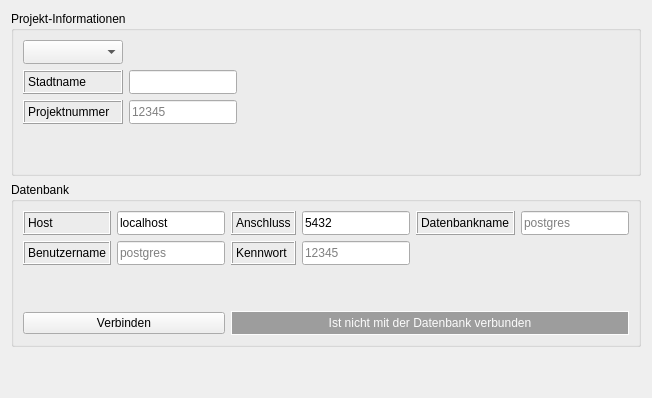
     <widget class="QWidget" name="tab_7">
      <attribute name="title">
       <string>Konfig</string>
      </attribute>
      <layout class="QGridLayout" name="gridLayout_25">
       <item row="0" column="0">
        <widget class="QGroupBox" name="groupBox_5">
         <property name="minimumSize">
          <size>
           <width>0</width>
           <height>0</height>
          </size>
         </property>
         <property name="title">
          <string>Projekt-Informationen</string>
         </property>
         <layout class="QGridLayout" name="gridLayout_12">
          <item row="2" column="2">
           <widget class="QLineEdit" name="planAreaNameLineEdit">
            <property name="sizePolicy">
             <sizepolicy hsizetype="Minimum" vsizetype="Fixed">
              <horstretch>0</horstretch>
              <verstretch>0</verstretch>
             </sizepolicy>
            </property>
            <property name="minimumSize">
             <size>
              <width>0</width>
              <height>24</height>
             </size>
            </property>
            <property name="maximumSize">
             <size>
              <width>16777215</width>
              <height>28</height>
             </size>
            </property>
            <property name="inputMask">
             <string/>
            </property>
            <property name="placeholderText">
             <string/>
            </property>
           </widget>
          </item>
          <item row="0" column="1">
           <widget class="QComboBox" name="planAreaTypeComboBox">
            <property name="sizePolicy">
             <sizepolicy hsizetype="Minimum" vsizetype="Fixed">
              <horstretch>0</horstretch>
              <verstretch>0</verstretch>
             </sizepolicy>
            </property>
            <property name="minimumSize">
             <size>
              <width>100</width>
              <height>24</height>
             </size>
            </property>
            <property name="maximumSize">
             <size>
              <width>16777215</width>
              <height>28</height>
             </size>
            </property>
           </widget>
          </item>
          <item row="3" column="2">
           <widget class="QLineEdit" name="projectNumberLineEdit">
            <property name="sizePolicy">
             <sizepolicy hsizetype="Minimum" vsizetype="Fixed">
              <horstretch>0</horstretch>
              <verstretch>0</verstretch>
             </sizepolicy>
            </property>
            <property name="minimumSize">
             <size>
              <width>0</width>
              <height>24</height>
             </size>
            </property>
            <property name="maximumSize">
             <size>
              <width>16777215</width>
              <height>28</height>
             </size>
            </property>
            <property name="placeholderText">
             <string>12345</string>
            </property>
           </widget>
          </item>
          <item row="2" column="1">
           <widget class="QLabel" name="planAreaNameLabel">
            <property name="sizePolicy">
             <sizepolicy hsizetype="Minimum" vsizetype="Fixed">
              <horstretch>0</horstretch>
              <verstretch>0</verstretch>
             </sizepolicy>
            </property>
            <property name="minimumSize">
             <size>
              <width>0</width>
              <height>24</height>
             </size>
            </property>
            <property name="maximumSize">
             <size>
              <width>16777215</width>
              <height>28</height>
             </size>
            </property>
            <property name="frameShape">
             <enum>QFrame::Box</enum>
            </property>
            <property name="frameShadow">
             <enum>QFrame::Raised</enum>
            </property>
            <property name="text">
             <string>Stadtname</string>
            </property>
           </widget>
          </item>
          <item row="3" column="1">
           <widget class="QLabel" name="label_3">
            <property name="sizePolicy">
             <sizepolicy hsizetype="Minimum" vsizetype="Fixed">
              <horstretch>0</horstretch>
              <verstretch>0</verstretch>
             </sizepolicy>
            </property>
            <property name="minimumSize">
             <size>
              <width>0</width>
              <height>24</height>
             </size>
            </property>
            <property name="maximumSize">
             <size>
              <width>16777215</width>
              <height>28</height>
             </size>
            </property>
            <property name="frameShape">
             <enum>QFrame::Box</enum>
            </property>
            <property name="frameShadow">
             <enum>QFrame::Raised</enum>
            </property>
            <property name="text">
             <string>Projektnummer</string>
            </property>
           </widget>
          </item>
          <item row="3" column="3">
           <spacer name="horizontalSpacer_7">
            <property name="orientation">
             <enum>Qt::Horizontal</enum>
            </property>
            <property name="sizeHint" stdset="0">
             <size>
              <width>40</width>
              <height>20</height>
             </size>
            </property>
           </spacer>
          </item>
          <item row="4" column="1">
           <spacer name="verticalSpacer_16">
            <property name="orientation">
             <enum>Qt::Vertical</enum>
            </property>
            <property name="sizeHint" stdset="0">
             <size>
              <width>20</width>
              <height>40</height>
             </size>
            </property>
           </spacer>
          </item>
         </layout>
        </widget>
       </item>
       <item row="2" column="0">
        <spacer name="verticalSpacer_18">
         <property name="orientation">
          <enum>Qt::Vertical</enum>
         </property>
         <property name="sizeHint" stdset="0">
          <size>
           <width>20</width>
           <height>40</height>
          </size>
         </property>
        </spacer>
       </item>
       <item row="1" column="0">
        <widget class="QGroupBox" name="groupBox_6">
         <property name="title">
          <string>Datenbank</string>
         </property>
         <layout class="QGridLayout" name="gridLayout_24">
          <item row="0" column="1">
           <widget class="QLineEdit" name="configHostLineEdit">
            <property name="sizePolicy">
             <sizepolicy hsizetype="Minimum" vsizetype="Fixed">
              <horstretch>0</horstretch>
              <verstretch>0</verstretch>
             </sizepolicy>
            </property>
            <property name="minimumSize">
             <size>
              <width>0</width>
              <height>24</height>
             </size>
            </property>
            <property name="maximumSize">
             <size>
              <width>16777215</width>
              <height>28</height>
             </size>
            </property>
            <property name="inputMask">
             <string/>
            </property>
            <property name="text">
             <string>localhost</string>
            </property>
            <property name="placeholderText">
             <string/>
            </property>
           </widget>
          </item>
          <item row="0" column="3">
           <widget class="QLineEdit" name="configPortLineEdit">
            <property name="sizePolicy">
             <sizepolicy hsizetype="Minimum" vsizetype="Fixed">
              <horstretch>0</horstretch>
              <verstretch>0</verstretch>
             </sizepolicy>
            </property>
            <property name="minimumSize">
             <size>
              <width>0</width>
              <height>24</height>
             </size>
            </property>
            <property name="maximumSize">
             <size>
              <width>16777215</width>
              <height>28</height>
             </size>
            </property>
            <property name="mouseTracking">
             <bool>false</bool>
            </property>
            <property name="inputMask">
             <string/>
            </property>
            <property name="text">
             <string>5432</string>
            </property>
            <property name="placeholderText">
             <string/>
            </property>
           </widget>
          </item>
          <item row="0" column="0">
           <widget class="QLabel" name="hostLabel">
            <property name="sizePolicy">
             <sizepolicy hsizetype="Minimum" vsizetype="Fixed">
              <horstretch>0</horstretch>
              <verstretch>0</verstretch>
             </sizepolicy>
            </property>
            <property name="minimumSize">
             <size>
              <width>0</width>
              <height>24</height>
             </size>
            </property>
            <property name="maximumSize">
             <size>
              <width>16777215</width>
              <height>28</height>
             </size>
            </property>
            <property name="frameShape">
             <enum>QFrame::Box</enum>
            </property>
            <property name="frameShadow">
             <enum>QFrame::Raised</enum>
            </property>
            <property name="text">
             <string>Host</string>
            </property>
           </widget>
          </item>
          <item row="1" column="1">
           <widget class="QLineEdit" name="configUserLineEdit">
            <property name="sizePolicy">
             <sizepolicy hsizetype="Minimum" vsizetype="Fixed">
              <horstretch>0</horstretch>
              <verstretch>0</verstretch>
             </sizepolicy>
            </property>
            <property name="minimumSize">
             <size>
              <width>0</width>
              <height>24</height>
             </size>
            </property>
            <property name="maximumSize">
             <size>
              <width>16777215</width>
              <height>28</height>
             </size>
            </property>
            <property name="inputMask">
             <string/>
            </property>
            <property name="placeholderText">
             <string>postgres</string>
            </property>
           </widget>
          </item>
          <item row="2" column="0">
           <spacer name="verticalSpacer_19">
            <property name="orientation">
             <enum>Qt::Vertical</enum>
            </property>
            <property name="sizeHint" stdset="0">
             <size>
              <width>20</width>
              <height>40</height>
             </size>
            </property>
           </spacer>
          </item>
          <item row="3" column="2" colspan="4">
           <widget class="QLabel" name="configDbConnectionLabel">
            <property name="sizePolicy">
             <sizepolicy hsizetype="Expanding" vsizetype="Fixed">
              <horstretch>0</horstretch>
              <verstretch>0</verstretch>
             </sizepolicy>
            </property>
            <property name="minimumSize">
             <size>
              <width>0</width>
              <height>24</height>
             </size>
            </property>
            <property name="maximumSize">
             <size>
              <width>16777215</width>
              <height>28</height>
             </size>
            </property>
            <property name="styleSheet">
             <string notr="true">background-color: rgb(157, 157, 157);
color: rgb(252, 252, 252);</string>
            </property>
            <property name="frameShape">
             <enum>QFrame::Panel</enum>
            </property>
            <property name="frameShadow">
             <enum>QFrame::Plain</enum>
            </property>
            <property name="text">
             <string>Ist nicht mit der Datenbank verbunden</string>
            </property>
            <property name="alignment">
             <set>Qt::AlignCenter</set>
            </property>
           </widget>
          </item>
          <item row="1" column="3">
           <widget class="QLineEdit" name="configPassLineEdit">
            <property name="sizePolicy">
             <sizepolicy hsizetype="Minimum" vsizetype="Fixed">
              <horstretch>0</horstretch>
              <verstretch>0</verstretch>
             </sizepolicy>
            </property>
            <property name="minimumSize">
             <size>
              <width>0</width>
              <height>24</height>
             </size>
            </property>
            <property name="maximumSize">
             <size>
              <width>16777215</width>
              <height>28</height>
             </size>
            </property>
            <property name="inputMask">
             <string/>
            </property>
            <property name="echoMode">
             <enum>QLineEdit::Password</enum>
            </property>
            <property name="placeholderText">
             <string>12345</string>
            </property>
           </widget>
          </item>
          <item row="0" column="5">
           <widget class="QLineEdit" name="configDbNameLineEdit">
            <property name="sizePolicy">
             <sizepolicy hsizetype="Minimum" vsizetype="Fixed">
              <horstretch>0</horstretch>
              <verstretch>0</verstretch>
             </sizepolicy>
            </property>
            <property name="minimumSize">
             <size>
              <width>0</width>
              <height>24</height>
             </size>
            </property>
            <property name="maximumSize">
             <size>
              <width>16777215</width>
              <height>28</height>
             </size>
            </property>
            <property name="inputMask">
             <string/>
            </property>
            <property name="placeholderText">
             <string>postgres</string>
            </property>
           </widget>
          </item>
          <item row="1" column="2">
           <widget class="QLabel" name="planAreaNameLabel_6">
            <property name="sizePolicy">
             <sizepolicy hsizetype="Minimum" vsizetype="Fixed">
              <horstretch>0</horstretch>
              <verstretch>0</verstretch>
             </sizepolicy>
            </property>
            <property name="minimumSize">
             <size>
              <width>0</width>
              <height>24</height>
             </size>
            </property>
            <property name="maximumSize">
             <size>
              <width>16777215</width>
              <height>28</height>
             </size>
            </property>
            <property name="frameShape">
             <enum>QFrame::Box</enum>
            </property>
            <property name="frameShadow">
             <enum>QFrame::Raised</enum>
            </property>
            <property name="text">
             <string>Kennwort</string>
            </property>
           </widget>
          </item>
          <item row="3" column="0" colspan="2">
           <widget class="QPushButton" name="configDbConnectionButton">
            <property name="sizePolicy">
             <sizepolicy hsizetype="Minimum" vsizetype="Fixed">
              <horstretch>0</horstretch>
              <verstretch>0</verstretch>
             </sizepolicy>
            </property>
            <property name="text">
             <string>Verbinden</string>
            </property>
           </widget>
          </item>
          <item row="1" column="0">
           <widget class="QLabel" name="planAreaNameLabel_5">
            <property name="sizePolicy">
             <sizepolicy hsizetype="Minimum" vsizetype="Fixed">
              <horstretch>0</horstretch>
              <verstretch>0</verstretch>
             </sizepolicy>
            </property>
            <property name="minimumSize">
             <size>
              <width>0</width>
              <height>24</height>
             </size>
            </property>
            <property name="maximumSize">
             <size>
              <width>16777215</width>
              <height>28</height>
             </size>
            </property>
            <property name="frameShape">
             <enum>QFrame::Box</enum>
            </property>
            <property name="frameShadow">
             <enum>QFrame::Raised</enum>
            </property>
            <property name="text">
             <string>Benutzername</string>
            </property>
           </widget>
          </item>
          <item row="0" column="2">
           <widget class="QLabel" name="planAreaNameLabel_3">
            <property name="sizePolicy">
             <sizepolicy hsizetype="Minimum" vsizetype="Fixed">
              <horstretch>0</horstretch>
              <verstretch>0</verstretch>
             </sizepolicy>
            </property>
            <property name="minimumSize">
             <size>
              <width>0</width>
              <height>24</height>
             </size>
            </property>
            <property name="maximumSize">
             <size>
              <width>16777215</width>
              <height>28</height>
             </size>
            </property>
            <property name="frameShape">
             <enum>QFrame::Box</enum>
            </property>
            <property name="frameShadow">
             <enum>QFrame::Raised</enum>
            </property>
            <property name="text">
             <string>Anschluss</string>
            </property>
           </widget>
          </item>
          <item row="0" column="4">
           <widget class="QLabel" name="planAreaNameLabel_4">
            <property name="sizePolicy">
             <sizepolicy hsizetype="Minimum" vsizetype="Fixed">
              <horstretch>0</horstretch>
              <verstretch>0</verstretch>
             </sizepolicy>
            </property>
            <property name="minimumSize">
             <size>
              <width>0</width>
              <height>24</height>
             </size>
            </property>
            <property name="maximumSize">
             <size>
              <width>16777215</width>
              <height>28</height>
             </size>
            </property>
            <property name="mouseTracking">
             <bool>false</bool>
            </property>
            <property name="focusPolicy">
             <enum>Qt::TabFocus</enum>
            </property>
            <property name="frameShape">
             <enum>QFrame::Box</enum>
            </property>
            <property name="frameShadow">
             <enum>QFrame::Raised</enum>
            </property>
            <property name="text">
             <string>Datenbankname</string>
            </property>
           </widget>
          </item>
         </layout>
         <zorder>planAreaNameLabel_6</zorder>
         <zorder>planAreaNameLabel_5</zorder>
         <zorder>hostLabel</zorder>
         <zorder>planAreaNameLabel_4</zorder>
         <zorder>planAreaNameLabel_3</zorder>
         <zorder>configDbConnectionButton</zorder>
         <zorder>configDbConnectionLabel</zorder>
         <zorder>configHostLineEdit</zorder>
         <zorder>configPortLineEdit</zorder>
         <zorder>configDbNameLineEdit</zorder>
         <zorder>configUserLineEdit</zorder>
         <zorder>configPassLineEdit</zorder>
        </widget>
       </item>
      </layout>
     </widget>
